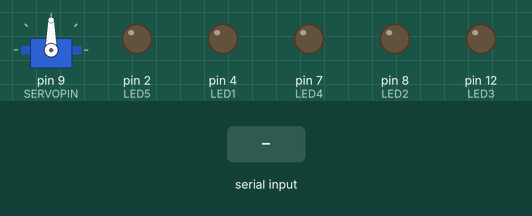
Recording of a sketch running on a simulated Arduino Uno, built with avr-gcc and run on an emulated ATmega328P. Shown: servo, output pins drawn as LEDs (lit = HIGH). Inputs (shaded band) come from the test bench.

Above: at 1.2 s.
1.3 s: "1" received over Serial
4.3 s: byte 1 (1) received over Serial
At 7.1 s:
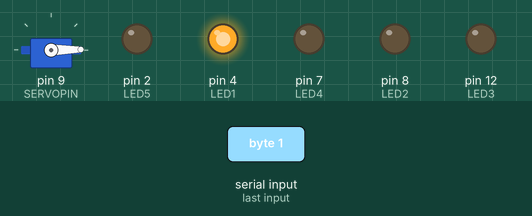
7.3 s: byte 2 (2) received over Serial
At 7.8 s:
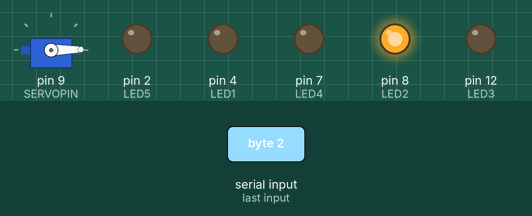
8.8 s: byte 3 (3) received over Serial
At 9.1 s:
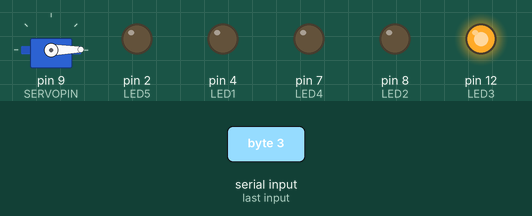
10.3 s: byte 4 (4) received over Serial
At 11.3 s:
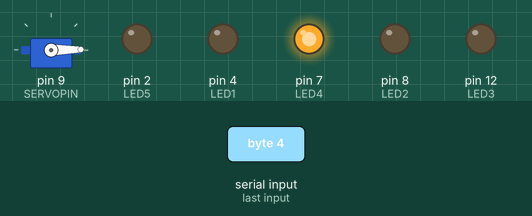
11.8 s: byte 5 (5) received over Serial
At 12.6 s:
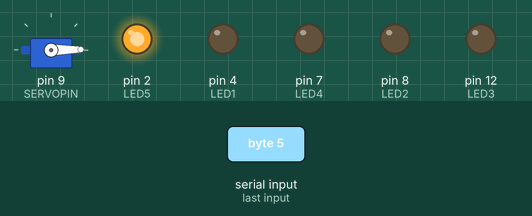
Timing chart, 0 to 14.3 s (numbered marks = the images above; inputs shaded):
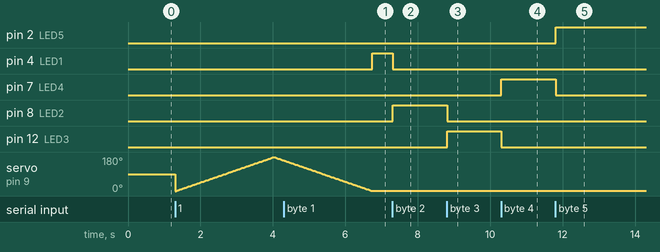

The sketch:

Kyle__FinalProject_Arduino_.ino
```cpp
byte val;
#include <Servo.h>

Servo servo;

const int LED1 = 4;
const int LED2 = 8;
const int LED3 = 12;
const int LED4 = 7;
const int LED5 = 2;
const int SERVOPIN = 9;
int angle = 0;
int value = 0;


void setup() {
  // put your setup code here, to run once:
pinMode(LED1, OUTPUT);
pinMode(LED2, OUTPUT);
pinMode(LED3, OUTPUT);
pinMode(LED4, OUTPUT);
pinMode(LED5, OUTPUT);
servo.attach(SERVOPIN);
Serial.begin(9600);

}

void loop() {
  // put your main code here, to run repeatedly:
if (Serial.available()){
val = Serial.read();
}
if (val == 0){
digitalWrite(LED1, LOW);
digitalWrite(LED2, LOW);
digitalWrite(LED3, LOW);
digitalWrite(LED4, LOW);
digitalWrite(LED5, LOW);
}
else if (val == 1){
digitalWrite(LED1, HIGH);
digitalWrite(LED2, LOW);
digitalWrite(LED3, LOW);
digitalWrite(LED4, LOW);
digitalWrite(LED4, LOW);

}
else if (val == 2){
digitalWrite(LED2, HIGH);
digitalWrite(LED1, LOW);
digitalWrite(LED3, LOW);
digitalWrite(LED4, LOW);
digitalWrite(LED5, LOW);

}
else if (val == 3){
digitalWrite(LED3, HIGH);
digitalWrite(LED1, LOW);
digitalWrite(LED2, LOW);
digitalWrite(LED4, LOW);
digitalWrite(LED5, LOW);

}
else if (val == 4){
digitalWrite(LED4, HIGH);
digitalWrite(LED1, LOW);
digitalWrite(LED2, LOW);
digitalWrite(LED3, LOW);
digitalWrite(LED5, LOW);

}
else if (val == 5){
digitalWrite(LED5, HIGH);
digitalWrite(LED1, LOW);
digitalWrite(LED2, LOW);
digitalWrite(LED3, LOW);
digitalWrite(LED4, LOW);

} else if (val == 6){
digitalWrite(LED5, HIGH);
digitalWrite(LED1, HIGH);
digitalWrite(LED2, HIGH);
digitalWrite(LED3, HIGH);
digitalWrite(LED4, HIGH);

}

 else if (value < 255){
for (angle = 0; angle < 180; angle ++)
{
servo.write(angle);
delay(15);
}

for (angle = 180; angle > 0; angle --){
servo.write(angle);
delay(15);
}
value = 0;
}
delay(10);

}
```

Measured:
- after the input at 4.3 s, pin 4 (LED1): LOW → HIGH after 2.4 s; servo on pin 9 (SERVOPIN): goes on until 6.7 s, then stays 1°
- after the input at 7.3 s, pin 4 (LED1): HIGH → LOW at once; pin 8 (LED2): LOW → HIGH at once
- after the input at 8.8 s, pin 8 (LED2): HIGH → LOW at once; pin 12 (LED3): LOW → HIGH at once
- after the input at 10.3 s, pin 7 (LED4): LOW → HIGH at once; pin 12 (LED3): HIGH → LOW at once
- after the input at 11.8 s, pin 2 (LED5): LOW → HIGH at once; pin 7 (LED4): HIGH → LOW at once
